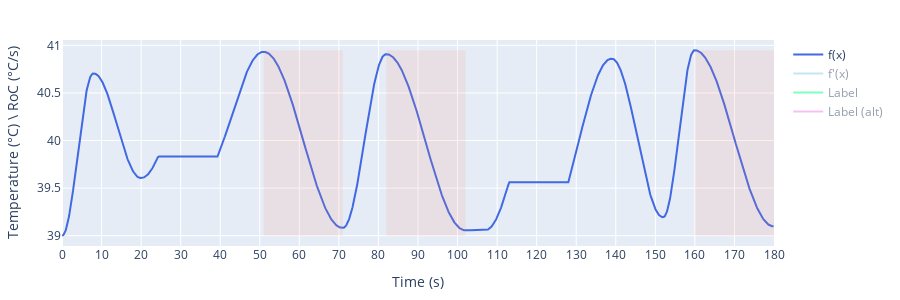

Notebook code cell kept with this figure:
### Code cell
dummy_config = {
    "seeds": [1, 2, 3],
    "half_cycle_num": 2,
    "period_range": [2, 2],
    "big_decreasing_half_cycle_num": 0,
    "shorten_expected_duration": 0,
    "amplitude_range": [0.9, 1.0],
    "plateau_num": 0,
    "prolonged_minima_num": 0,
}

dummy_participant = {
    "temperature_baseline": 40,
    "temperature_range": 2,  # VAS 0 - VAS 70
}

config = {
    "seeds": [133, 243, 264, 265, 336, 467, 536, 658, 681, 743, 806, 952],
    "sample_rate": 10,
    "half_cycle_num": 10,
    "period_range": [5, 20],
    "amplitude_range": [0.3, 1.0],
    "inflection_point_range": [-0.4, 0.3],
    "shorten_expected_duration": 2,
    "big_decreasing_half_cycle_num": 3,
    "big_decreasing_half_cycle_period": 20,
    "big_decreasing_half_cycle_amplitude": 0.925,
    "big_decreasing_half_cycle_min_y_intercept": 0.9,
    "plateau_num": 2,
    "plateau_duration": 15,
    "plateau_percentile_range": [25, 50],
    "prolonged_minima_num": 1,
    "prolonged_minima_duration": 5,
}
assert len(config["seeds"]) == len(set(config["seeds"])), "Seeds must be unique"
assert len(config["seeds"]) == 12, "There must be 12 seeds"

# Plot one random seed
config.update(dummy_participant)
seed = np.random.randint(0, 1000)
stimulus = StimulusGenerator(
    config,
    debug=0,
)

print(f"{stimulus.seed = }")
_ = plot_stimulus_extra(stimulus, s_RoC=0.2, display_stats=False)

### Figure 1 — Plotly figure (JSON) as saved in the notebook; plotly's stock layout.template omitted (floating-point values rounded to 4 significant figures; data arrays with more than 128 entries replaced by an {"elided": "..."} marker saying what was removed)
{"data": [{"line": {"color": "royalblue"}, "name": "f(x)", "type": "scatter", "visible": true, "x": {"elided": "1800 float values"}, "y": {"elided": "1800 float values"}}, {"line": {"color": "skyblue"}, "name": "f'(x)", "type": "scatter", "visible": "legendonly", "x": {"elided": "1800 float values"}, "y": {"elided": "1800 float values"}}, {"line": {"color": "springgreen"}, "name": "Label", "type": "scatter", "visible": "legendonly", "x": {"elided": "1800 float values"}, "y": {"elided": "1800 int values"}}, {"line": {"color": "violet"}, "name": "Label (alt)", "type": "scatter", "visible": "legendonly", "x": {"elided": "1800 float values"}, "y": {"elided": "1800 int values"}}], "layout": {"autosize": true, "height": 300, "margin": {"b": 20, "l": 20, "r": 20, "t": 40}, "shapes": [{"fillcolor": "salmon", "line": {"width": 0}, "opacity": 0.125, "type": "rect", "x0": 51, "x1": 71, "y0": 39, "y1": 40.95}, {"fillcolor": "salmon", "line": {"width": 0}, "opacity": 0.125, "type": "rect", "x0": 82, "x1": 102, "y0": 39, "y1": 40.95}, {"fillcolor": "salmon", "line": {"width": 0}, "opacity": 0.125, "type": "rect", "x0": 160, "x1": 180, "y0": 39, "y1": 40.95}], "width": 900, "xaxis": {"dtick": 10, "tick0": 0, "tickmode": "linear", "title": {"text": "Time (s)"}}, "yaxis": {"title": {"text": "Temperature (°C) \\ RoC (°C/s)"}}}}
